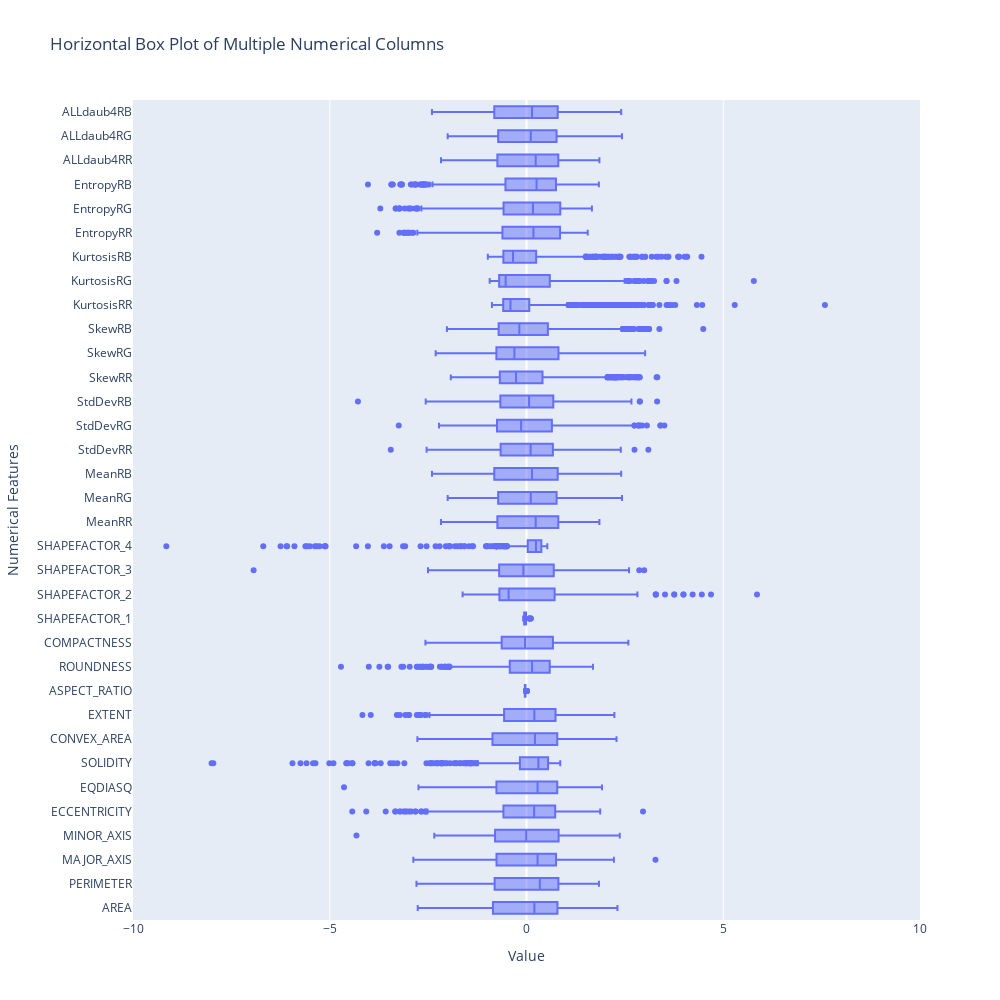

Notebook code for this chart:
### Code cell
from sklearn.preprocessing import MinMaxScaler, StandardScaler
import plotly.express as px

numerical_df = df.select_dtypes(include=['int64', 'float64'])

# Perform Min-Max Scaling
standard_scaler = StandardScaler()
scaled_numerical_df_standard = standard_scaler.fit_transform(numerical_df)


scaled_numerical_df_standard = pd.DataFrame(scaled_numerical_df_standard, columns=numerical_df.columns)
# Create the horizontal box plot using Plotly Express
fig = px.box(scaled_numerical_df_standard, 
             orientation='h',
             title='Horizontal Box Plot of Multiple Numerical Columns',
             labels={'variable': 'Numerical Features', 'value': 'Value'})

# Show the plot

max_value_xaxis = 10  # Set the maximum value as per your requirement
fig.update_xaxes(range=[-max_value_xaxis, max_value_xaxis])
fig.update_layout(width=1000, height=1000)
fig.show()

### Figure 1 — Plotly figure (JSON) as saved in the notebook; plotly's stock layout.template omitted (floating-point values rounded to 4 significant figures; data arrays with more than 128 entries replaced by an {"elided": "..."} marker saying what was removed)
{"data": [{"alignmentgroup": "True", "hovertemplate": "Value=%{x}<br>Numerical Features=%{y}<extra></extra>", "legendgroup": "", "marker": {"color": "#636efa"}, "name": "", "notched": false, "offsetgroup": "", "orientation": "h", "showlegend": false, "type": "box", "x": {"elided": "30532 float values"}, "x0": " ", "xaxis": "x", "y": {"elided": "30532 str values"}, "y0": " ", "yaxis": "y"}], "layout": {"boxmode": "group", "height": 1000, "legend": {"tracegroupgap": 0}, "title": {"text": "Horizontal Box Plot of Multiple Numerical Columns"}, "width": 1000, "xaxis": {"anchor": "y", "domain": [0, 1], "range": [-10, 10], "title": {"text": "Value"}}, "yaxis": {"anchor": "x", "domain": [0, 1], "title": {"text": "Numerical Features"}}}}
